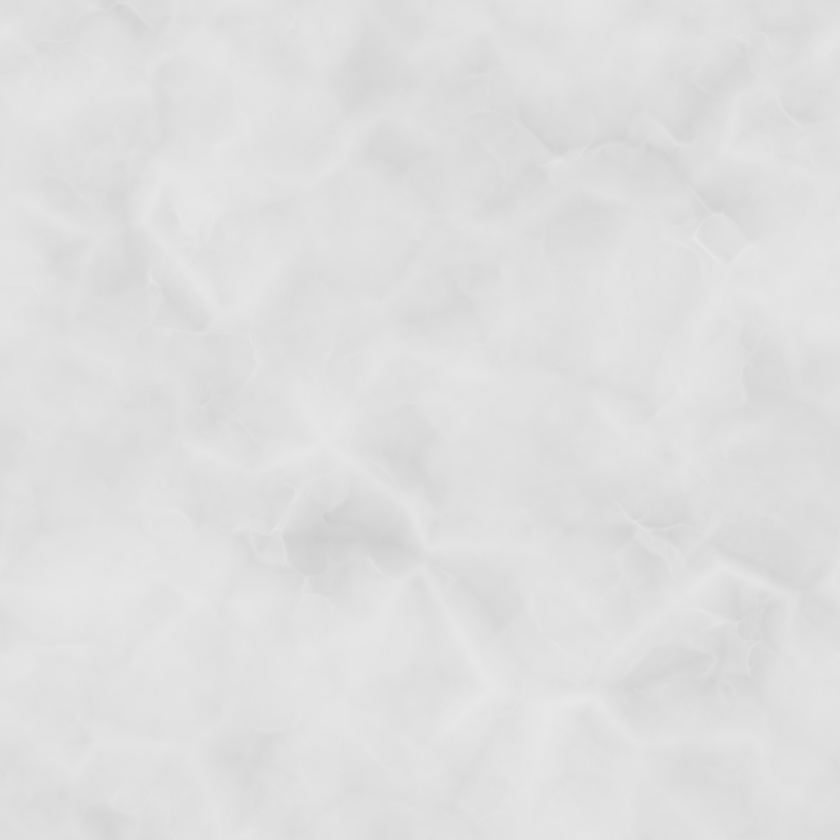
#> input picture archive/designs/43/bake/src/ambientcg-paper003-color.jpg, 840 x 840 px, shrunk from 1024 x 1024 before the run
$ python grade.py ../../../../43/bake/src/ambientcg-paper003-color.jpg ../../../../43/bake/src/commons-mountains-colorful-sky-nathan-anderson.jpg ../../../../43/bake/src/commons-mountains-colorful-sky-nathan-anderson.jpg 1.0 1.0
#> lines starting #> are read from the running program, lines starting #| are printed output that depends on the picture
import sys, numpy as np
from PIL import Image
def hx(h): return np.array([int(h[i:i+2],16) for i in (1,3,5)],np.float32)/255
def gmap(l, stops):
    xs=[s[0] for s in stops]; out=np.zeros(l.shape+(3,),np.float32)
    for c in range(3): out[...,c]=np.interp(l,xs,[hx(s[1])[c] for s in stops])
    return out
MAPS={
 'afterglow':[(0,'#2a2040'),(0.25,'#54457a'),(0.42,'#8d74ad'),(0.55,'#c78ea8'),(0.66,'#eb9f92'),(0.8,'#f6c08a'),(0.92,'#ffe1a6'),(1,'#fff6e0')],
 'day':[(0,'#1d4e78'),(0.35,'#2f74a8'),(0.6,'#77aed3'),(0.8,'#cfe2ee'),(0.92,'#fff4dc'),(1,'#fffaf0')],
 'dusk':[(0,'#33284d'),(0.4,'#7d6aa6'),(0.62,'#b9a0cc'),(0.8,'#efb7b0'),(0.92,'#ffd7a6'),(1,'#fff3dc')],
}
src,out,mode,amt,gamma=sys.argv[1],sys.argv[2],sys.argv[3],float(sys.argv[4]),float(sys.argv[5])
a=np.asarray(Image.open(src).convert('RGB')).astype(np.float32)/255
l=(a*[0.299,0.587,0.114]).sum(2)
lo,hi=np.percentile(l,1),np.percentile(l,99.7)
#> lo = 0.839; hi = 0.902
ln=np.clip((l-lo)/(hi-lo),0,1)**gamma
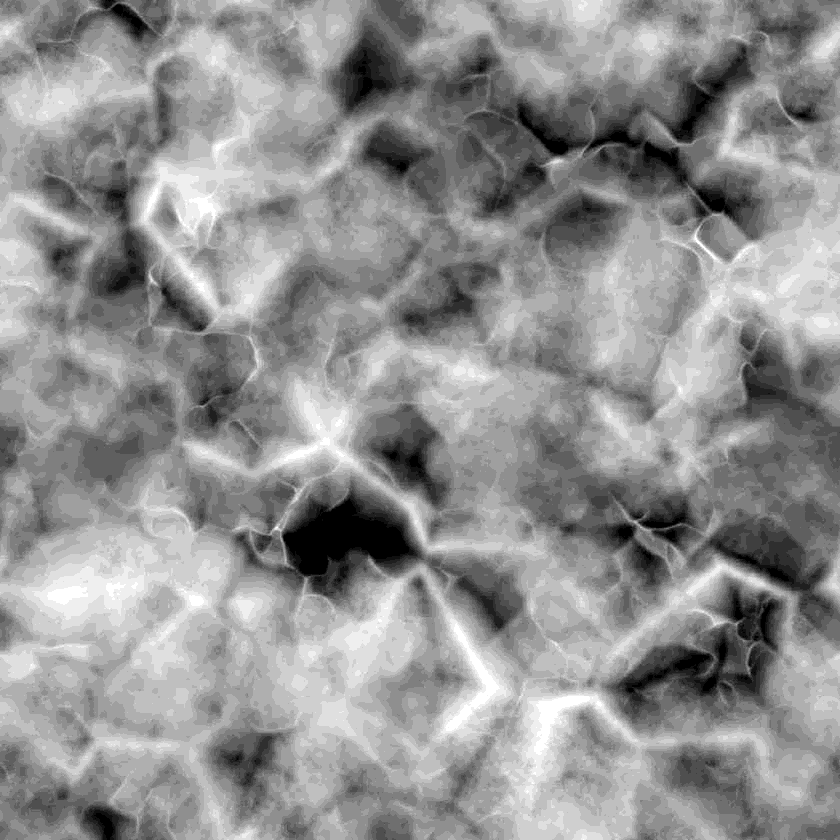
#> ln: shape (840, 840) float64; min 0, max 1, mean 0.571
#> (the run stopped early here; a loop or call above may not have finished)
